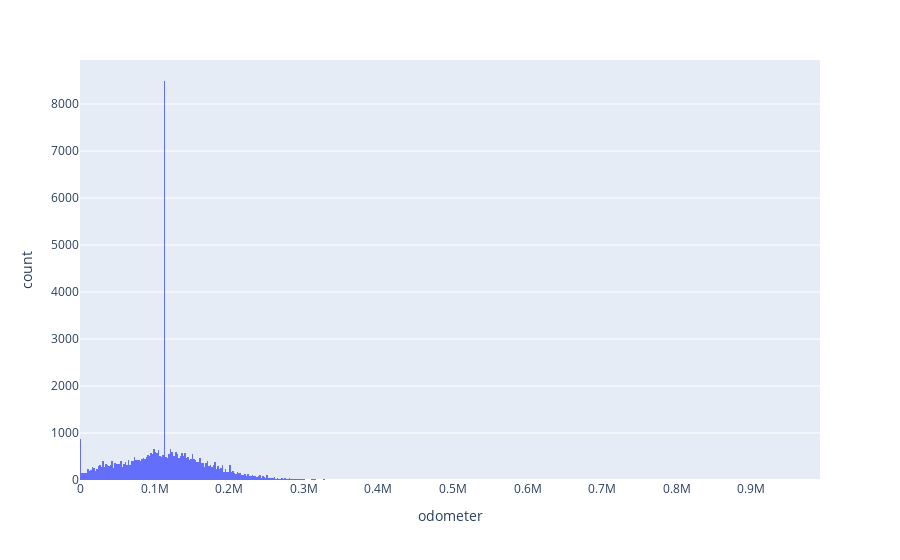

Write notebook code for a chart like this one.
### Code cell
fig_hist = px.histogram(df, x="odometer")
fig_hist.show()

### Figure 1 — Plotly figure (JSON) as saved in the notebook; plotly's stock layout.template omitted (floating-point values rounded to 4 significant figures; data arrays with more than 128 entries replaced by an {"elided": "..."} marker saying what was removed)
{"data": [{"bingroup": "x", "hovertemplate": "odometer=%{x}<br>count=%{y}<extra></extra>", "legendgroup": "", "marker": {"color": "#636efa", "pattern": {"shape": ""}}, "name": "", "orientation": "v", "showlegend": false, "type": "histogram", "x": {"elided": "51525 float values"}, "xaxis": "x", "yaxis": "y"}], "layout": {"barmode": "relative", "legend": {"tracegroupgap": 0}, "margin": {"t": 60}, "xaxis": {"anchor": "y", "domain": [0, 1], "title": {"text": "odometer"}}, "yaxis": {"anchor": "x", "domain": [0, 1], "title": {"text": "count"}}}}
